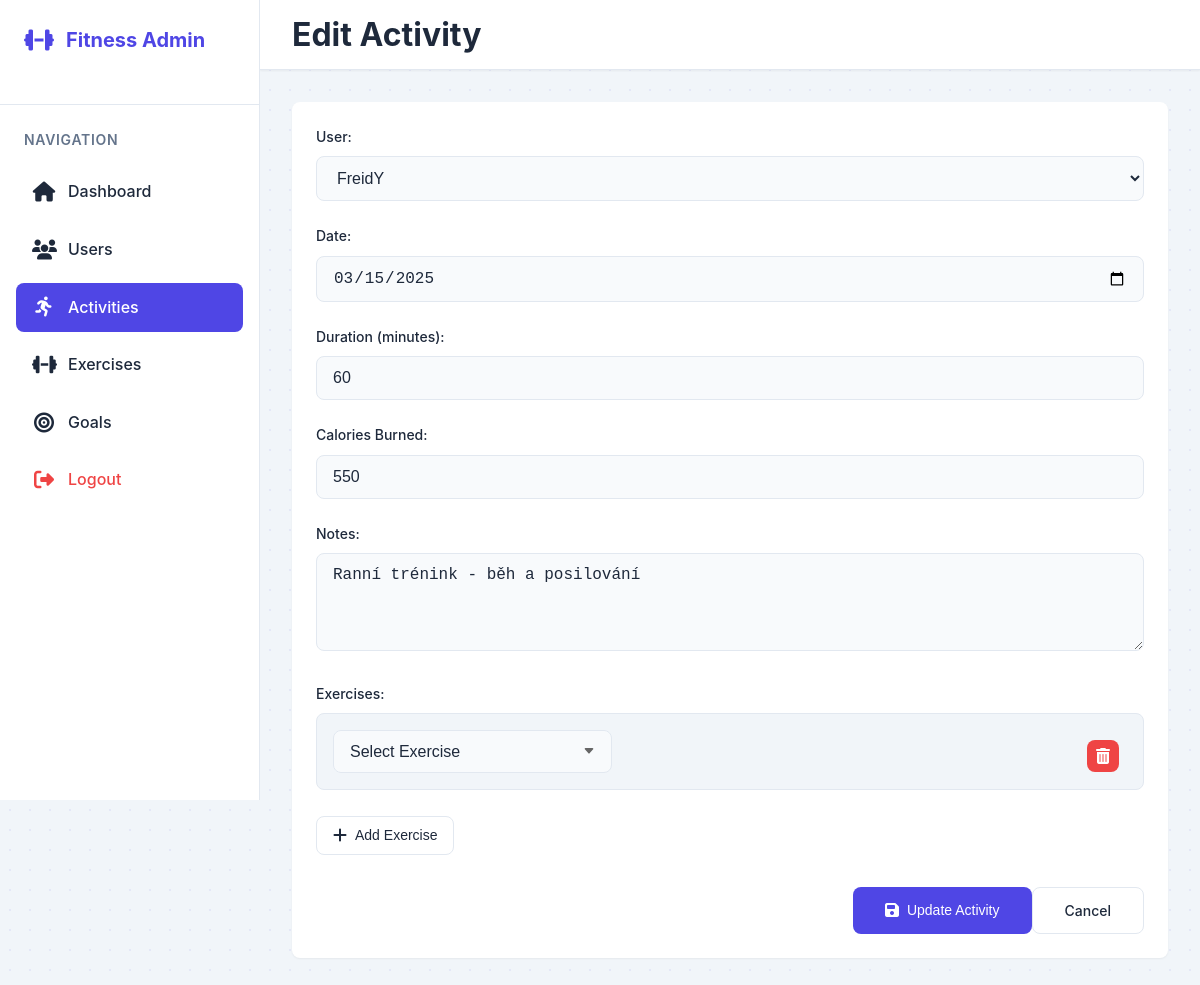
Screenshot of /admin/edit_activity.php?id=1 (signed in) with the database file from the repository.
### tables this page shows
CREATE TABLE IF NOT EXISTS training_sessions (
    id INT AUTO_INCREMENT NOT NULL primary key,
    user_id INT NOT NULL,
    date DATE NOT NULL,
    total_duration INT,
    total_calories_burned INT,
    notes TEXT,
    start_at TIMESTAMP DEFAULT CURRENT_TIMESTAMP,
    end_at TIMESTAMP DEFAULT CURRENT_TIMESTAMP,
    FOREIGN KEY (user_id) REFERENCES users(id) ON DELETE CASCADE
);

CREATE TABLE IF NOT EXISTS users (
    id INT AUTO_INCREMENT PRIMARY KEY,
    username VARCHAR(50) NOT NULL UNIQUE,
    email VARCHAR(100) NOT NULL UNIQUE,
    password VARCHAR(255) NOT NULL,
    user_type ENUM('user', 'admin') NOT NULL DEFAULT 'user',
    gender ENUM('male', 'female','other') NOT NULL,
    height DECIMAL(5,2) DEFAULT NULL,
    weight DECIMAL(5,2) DEFAULT NULL,
    date_of_birth DATE DEFAULT NULL,
    created_at TIMESTAMP DEFAULT CURRENT_TIMESTAMP,
    updated_at TIMESTAMP DEFAULT CURRENT_TIMESTAMP ON UPDATE CURRENT_TIMESTAMP
);

### admin/edit_activity.php (the view, shortened to what this page needs)
<?php
require_once '../config.php';
$activity = null;
$isNewActivity = !isset($_GET['id']);
if (!$isNewActivity) {
    try {
        $stmt = $pdo->prepare("SELECT * FROM training_sessions WHERE id = ?");
        $stmt->execute([$_GET['id']]);
        $activity = $stmt->fetch(PDO::FETCH_ASSOC);
    } catch (PDOException $e) {
        $error_message = "Error loading activity: " . $e->getMessage();
    }
}
try {
    $stmt = $pdo->query("SELECT id, username FROM users ORDER BY username");
    $users = $stmt->fetchAll(PDO::FETCH_ASSOC);
} catch (PDOException $e) {
    $error_message = "Error loading data: " . $e->getMessage();
}
?>
<!DOCTYPE html>
<html lang="en">
<head>
    <link rel="stylesheet" href="../public/css/styles.css">
    <link rel="stylesheet" href="../public/css/admin.css">
    <link rel="stylesheet" href="https://cdnjs.cloudflare.com/ajax/libs/font-awesome/6.5.1/css/all.min.css">
</head>
<body class="admin-body">
    <div class="admin-layout">
        <aside class="admin-sidebar">
            <div class="sidebar-header">
                <h2 class="sidebar-logo">
                    <i class="fas fa-dumbbell"></i>
                    <span>Fitness Admin</span>
                </h2>
            </div>
            <nav class="sidebar-nav">
                <div class="nav-section">
                    <h3 class="nav-title">Navigation</h3>
                    <ul>
                        <li>
                            <a href="index.php">
                                <i class="fas fa-home"></i>
                                <span>Dashboard</span>
                            </a>
                        </li>
                        <li>
                            <a href="users.php">
                                <i class="fas fa-users"></i>
                                <span>Users</span>
                            </a>
                        </li>
                        <li>
                            <a href="activities.php" class="active">
                                <i class="fas fa-running"></i>
                                <span>Activities</span>
                            </a>
                        </li>
                        <li>
                            <a href="exercises.php">
                                <i class="fas fa-dumbbell"></i>
                                <span>Exercises</span>
                            </a>
                        </li>
                        <li>
                            <a href="manage_goals.php">
                                <i class="fas fa-bullseye"></i>
                                <span>Goals</span>
                            </a>
                        </li>
                        <li>
                            <a href="logout.php" class="logout-link">
                                <i class="fas fa-sign-out-alt"></i>
                                <span>Logout</span>
                            </a>
                        </li>
                    </ul>
                </div>
            </nav>
        </aside>
        <main class="admin-main">
            <header class="admin-header">
                <div class="header-content">
                    <h1><?php echo $isNewActivity ? 'Add New Activity' : 'Edit Activity'; ?></h1>
                </div>
            </header>
            <div class="admin-content">
                <div class="content-card">
                    <form method="POST" class="admin-form">
                        <div class="form-group">
                            <label for="user_id">User:</label>
                            <select id="user_id" name="user_id" required>
                                <?php foreach ($users as $user): ?>
                                    <option value="<?php echo $user['id']; ?>" <?php echo (($activity['user_id'] ?? '') == $user['id']) ? 'selected' : ''; ?>>
                                        <?php echo htmlspecialchars($user['username']); ?>
                                    </option>
                                <?php endforeach; ?>
                            </select>
                        </div>
                        <div class="form-group">
                            <label for="date">Date:</label>
                            <input type="date" id="date" name="date" value="<?php echo htmlspecialchars($activity['date'] ?? date('Y-m-d')); ?>" required>
                        </div>
                        <div class="form-group">
                            <label for="total_duration">Duration (minutes):</label>
                            <input type="number" id="total_duration" name="total_duration" value="<?php echo htmlspecialchars($activity['total_duration'] ?? ''); ?>" required min="1">
                        </div>
                        <div class="form-group">
                            <label for="total_calories_burned">Calories Burned:</label>
                            <input type="number" id="total_calories_burned" name="total_calories_burned" value="<?php echo htmlspecialchars($activity['total_calories_burned'] ?? ''); ?>" required min="0">
                        </div>
                        <div class="form-group">
                            <label for="notes">Notes:</label>
                            <textarea id="notes" name="notes" rows="4"><?php echo htmlspecialchars($activity['notes'] ?? ''); ?></textarea>
                        </div>
                        <div class="form-group">
                            <label>Exercises:</label>
                            <div id="exercises-container">
                            </div>
                            <button type="button" class="btn btn-outline" id="add-exercise">
                                <i class="fas fa-plus"></i> Add Exercise
                            </button>
                        </div>
                        <div class="form-actions">
                            <button type="submit" class="btn btn-primary">
                                <i class="fas fa-save"></i>
                                <?php echo $isNewActivity ? 'Create Activity' : 'Update Activity'; ?>
                            </button>
                            <a href="activities.php" class="btn btn-outline">Cancel</a>
                        </div>
                    </form>
                </div>
            </div>
        </main>
    </div>
    <template id="exercise-template">
        <div class="exercise-entry">
            <select name="exercises[INDEX][exercise_id]" class="exercise-select" required>
                <option value="">Select Exercise</option>
            </select>
            <button type="button" class="btn btn-icon btn-danger remove-exercise" title="Remove Exercise">
                <i class="fas fa-trash-alt"></i>
            </button>
        </div>
    </template>
</body>
</html>

### public/css/admin.css (style rules this page uses)
:root { --primary-light: rgba(79, 70, 229, 0.1); --success-light: rgba(16, 185, 129, 0.1); --warning-light: rgba(245, 158, 11, 0.1); --info-light: rgba(112, 70, 229, 0.1); --danger-light: rgba(239, 68, 68, 0.1); --danger-dark: #dc2626; --sidebar-width: 260px; --header-height: 70px; }
.admin-body { background-color: var(--body-bg); min-height: 100vh; overflow-x: hidden; }
.admin-layout { display: flex; min-height: 100vh; }
.admin-sidebar { width: var(--sidebar-width); background: var(--card-bg); border-right: 1px solid var(--border-color); display: flex; flex-direction: column; position: fixed; height: 100vh; z-index: 1000; overflow-y: auto; }
.sidebar-header { padding: 1.5rem; display: flex; align-items: center; justify-content: space-between; border-bottom: 1px solid var(--border-color); position: sticky; top: 0; background: var(--card-bg); z-index: 2; }
.sidebar-logo { display: flex; align-items: center; gap: 0.75rem; font-size: 1.25rem; color: var(--primary-color); white-space: nowrap; }
.sidebar-logo i { font-size: 1.5rem; }
.sidebar-nav { padding: 1.5rem 1rem; flex-grow: 1; }
.nav-section { margin-bottom: 2rem; }
.nav-title { color: var(--text-muted); font-size: 0.875rem; text-transform: uppercase; letter-spacing: 0.05em; padding: 0 0.5rem; margin-bottom: 1rem; }
.sidebar-nav ul { list-style: none; padding: 0; margin: 0; display: flex; flex-direction: column; gap: 0.5rem; }
.sidebar-nav li { width: 100%; }
.sidebar-nav a { display: flex; align-items: center; padding: 0.75rem 1rem; color: var(--text-color); border-radius: var(--border-radius); transition: var(--transition); text-decoration: none; gap: 0.75rem; white-space: nowrap; width: 100%; }
.sidebar-nav a i { font-size: 1.25rem; width: 1.5rem; text-align: center; flex-shrink: 0; }
.sidebar-nav a span { flex-grow: 1; overflow: hidden; text-overflow: ellipsis; }
.sidebar-nav a.active { background-color: var(--primary-color); color: white; }
.logout-link { color: var(--danger-color) !important; margin-top: auto; }
.admin-main { flex-grow: 1; margin-left: var(--sidebar-width); min-height: 100vh; padding-top: 0; }
.admin-header { background: var(--card-bg); height: var(--header-height); border-bottom: 1px solid var(--border-color); position: sticky; top: 0; z-index: 100; padding: 0 2rem; }
.header-content { height: 100%; display: flex; align-items: center; justify-content: space-between; }
.admin-content { padding: 2rem; }
.content-card { background: var(--card-bg); border-radius: var(--border-radius); padding: 1.5rem; box-shadow: var(--shadow-sm); }
.btn-icon { background: none; border: none; padding: 0.5rem; cursor: pointer; color: var(--text-muted); border-radius: var(--border-radius-sm); transition: var(--transition); }
.btn-icon { width: 2rem; height: 2rem; padding: 0; display: flex; align-items: center; justify-content: center; border-radius: var(--border-radius-sm); transition: var(--transition); border: none; cursor: pointer; color: var(--text-color); background: none; }
.btn-danger { background-color: var(--danger-color) !important; border-color: var(--danger-color) !important; color: white !important; }
.btn-icon.btn-danger { background-color: var(--danger-color) !important; border-color: var(--danger-color) !important; color: white !important; }
.btn { display: inline-flex; align-items: center; gap: 0.5rem; padding: 0.5rem 1rem; border-radius: var(--border-radius); font-weight: 500; cursor: pointer; transition: var(--transition); border: none; font-size: 0.875rem; }
.btn i { font-size: 1rem; }
.btn-primary { background-color: var(--primary-color); color: white; }
.btn-outline { border: 1px solid var(--border-color); background: none; color: var(--text-color); }
.exercise-entry { display: flex; flex-wrap: wrap; gap: 1rem; padding: 1rem; background: var(--body-bg); border-radius: var(--border-radius); margin-bottom: 1rem; align-items: flex-start; }
.exercise-entry .exercise-select { flex: 1; min-width: 200px; }

### rows the page displays
training_sessions: user_id "FreidY", date "03/15/2025", total_duration "60", total_calories_burned "550", notes "Ranní trénink - běh a posilování"
